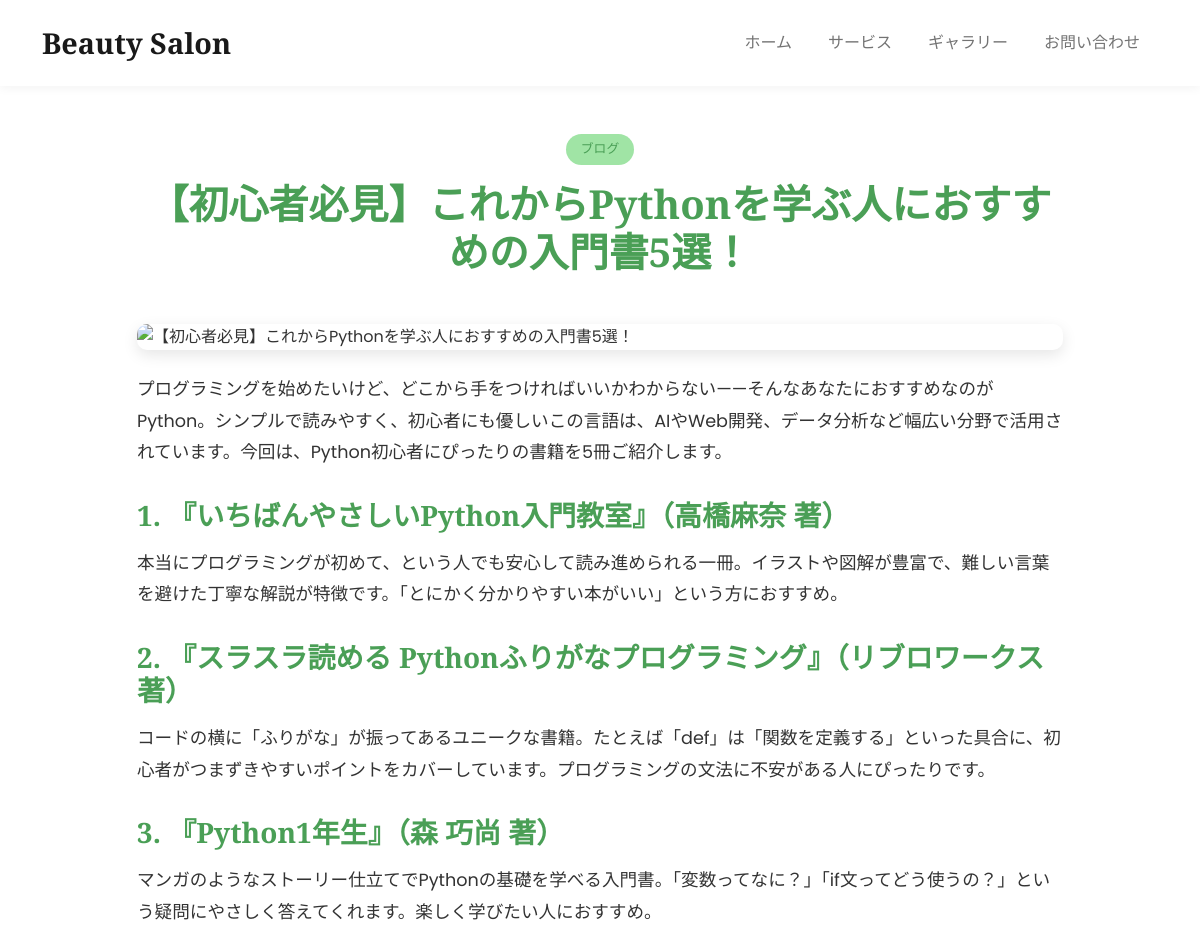
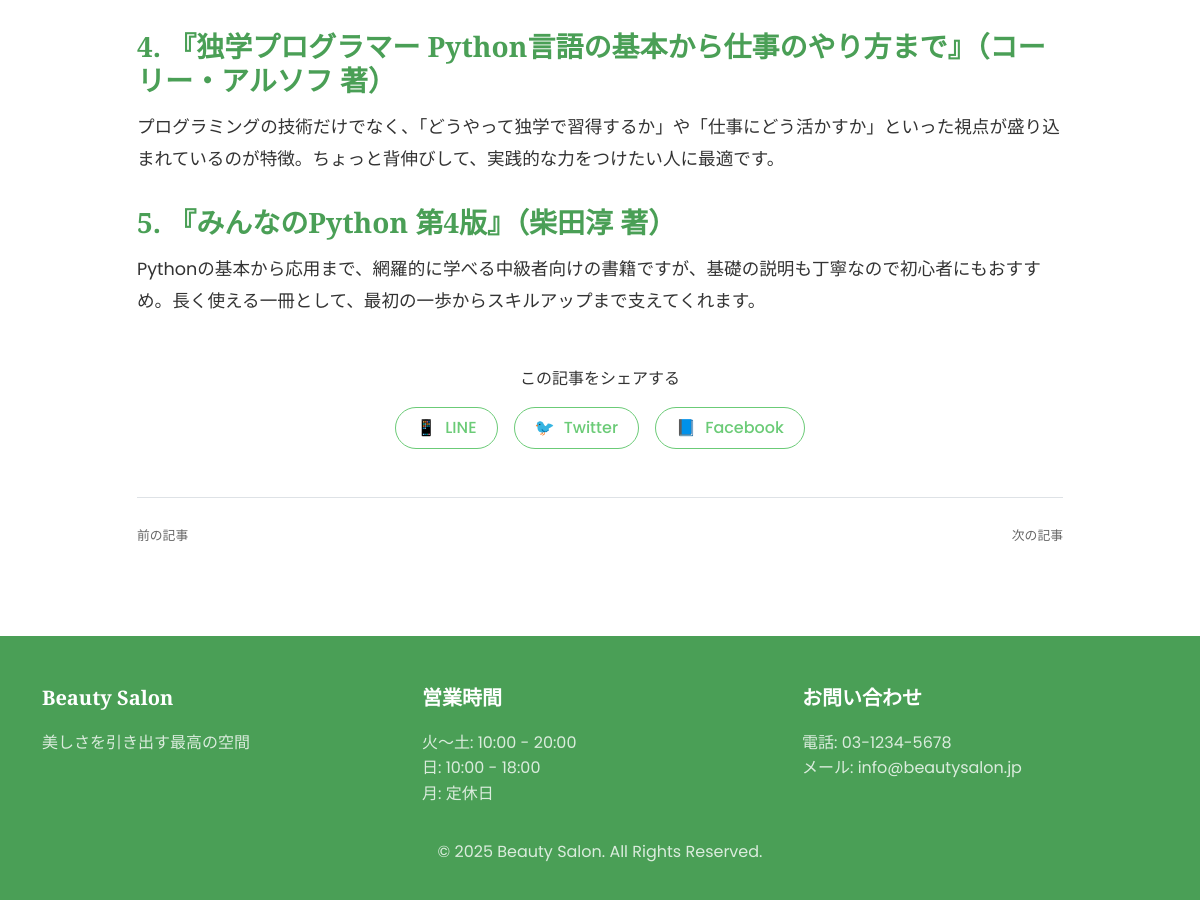
Screenshot of /post/2 with the database file from the repository (2 pictures, top to bottom).
### app.py (models this page shows)
class Post(db.Model):
    id = db.Column(db.Integer, primary_key=True)
    title = db.Column(db.String(100), nullable=False)
    content = db.Column(db.Text, nullable=False)
    image_filename = db.Column(db.String(255), nullable=True)
    created_at = db.Column(db.DateTime, default=datetime.utcnow)
    updated_at = db.Column(db.DateTime, default=datetime.utcnow, onupdate=datetime.utcnow)

### app.py (the view)
@app.route('/post/<int:post_id>')
def post_detail(post_id):
    post = Post.query.get_or_404(post_id)
    return render_template('post_detail.html', post=post)

### templates/post_detail.html (shortened to what this page needs)
{% extends "base.html" %}
{% block content %}
<div class="container mt-5 mb-5">
    <div class="row">
        <div class="col-lg-10 mx-auto">
            <div class="post-header text-center mb-5">
                <span class="post-category">ブログ</span>
                <h1 class="post-title">{{ post.title }}</h1>
            </div>
            <div class="post-featured-image mb-4">
                <img src="{{ url_for('uploaded_file', filename=image_filename) }}" alt="{{ post.title }}" class="img-fluid rounded">
            </div>
            <div class="post-content">
                {{ post.content|markdown }}
            </div>
            <div class="share-buttons mt-5 text-center">
                <p class="mb-3">この記事をシェアする</p>
                <div class="d-flex justify-content-center">
                    <a href="#" class="btn btn-outline-primary mx-2">
                        <i class="share-icon">📱</i> LINE
                    </a>
                    <a href="#" class="btn btn-outline-primary mx-2">
                        <i class="share-icon">🐦</i> Twitter
                    </a>
                    <a href="#" class="btn btn-outline-primary mx-2">
                        <i class="share-icon">📘</i> Facebook
                    </a>
                </div>
            </div>
            <div class="post-navigation mt-5 pt-4 border-top">
                <div class="row">
                    <div class="col-6 text-start">
                        <a href="#" class="post-nav-link previous">
                            <span class="post-nav-label">前の記事</span>
                        </a>
                    </div>
                    <div class="col-6 text-end">
                        <a href="#" class="post-nav-link next">
                            <span class="post-nav-label">次の記事</span>
                        </a>
                    </div>
                </div>
            </div>
        </div>
    </div>
</div>
{% endblock %}

### templates/base.html (shortened to what this page needs)
<!DOCTYPE html>
<html lang="ja">
<head>
    <link rel="stylesheet" href="https://cdn.jsdelivr.net/npm/bootstrap@5.0.2/dist/css/bootstrap.min.css">
    <link rel="stylesheet" href="{{ url_for('static', filename='css/style.css') }}">
</head>
<body>
    <nav class="navbar navbar-expand-lg navbar-light">
        <div class="container">
            <a class="navbar-brand" href="/">Beauty Salon</a>
            <div class="collapse navbar-collapse" id="navbarNav">
                <ul class="navbar-nav ms-auto">
                    <li class="nav-item">
                        <a class="nav-link active" href="/">ホーム</a>
                    </li>
                    <li class="nav-item">
                        <a class="nav-link" href="#">サービス</a>
                    </li>
                    <li class="nav-item">
                        <a class="nav-link" href="#">ギャラリー</a>
                    </li>
                    <li class="nav-item">
                        <a class="nav-link" href="#">お問い合わせ</a>
                    </li>
                </ul>
            </div>
        </div>
    </nav>
    <div class="content">
        {% block content %}{% endblock %}
    </div>
    <footer class="footer mt-5">
        <div class="container">
            <div class="row">
                <div class="col-md-4">
                    <h5>Beauty Salon</h5>
                    <p>美しさを引き出す最高の空間</p>
                </div>
                <div class="col-md-4">
                    <h5>営業時間</h5>
                    <p>火〜土: 10:00 - 20:00<br>日: 10:00 - 18:00<br>月: 定休日</p>
                </div>
                <div class="col-md-4">
                    <h5>お問い合わせ</h5>
                    <p>電話: 03-1234-5678<br>メール: info@beautysalon.jp</p>
                </div>
            </div>
            <div class="row mt-3">
                <div class="col text-center">
                    <p>&copy; 2025 Beauty Salon. All Rights Reserved.</p>
                </div>
            </div>
        </div>
    </footer>
</body>
</html>

### static/css/style.css (style rules this page uses)
:root { --primary-color: #6BCB77; --primary-light: #A0E4A5; --primary-dark: #4A9F56; --secondary-color: #F9F9F9; --text-color: #333333; --light-text: #666666; --accent-color: #FF9F9F; --white: #FFFFFF; }
body { font-family: 'Poppins', sans-serif; color: var(--text-color); line-height: 1.6; background-color: var(--white); }
h1, h2, h3, h4, h5, h6 { font-family: 'Playfair Display', serif; font-weight: 700; }
a { color: var(--primary-dark); text-decoration: none; }
.navbar { background-color: var(--white); box-shadow: 0 2px 10px rgba(0, 0, 0, 0.05); padding: 15px 0; }
.navbar-brand { font-family: 'Playfair Display', serif; font-weight: 700; font-size: 1.8rem; color: var(--primary-color); }
.nav-link { font-weight: 500; color: var(--text-color); margin: 0 10px; position: relative; }
.nav-link:after { content: ''; position: absolute; width: 0; height: 2px; background: var(--primary-color); left: 0; bottom: -5px; transition: width 0.3s; }
.btn-outline-primary { color: var(--primary-color); border-color: var(--primary-color); border-radius: 30px; padding: 8px 20px; font-weight: 500; transition: all 0.3s; }
.footer { background-color: var(--primary-dark); color: var(--white); padding: 50px 0 20px; }
.footer h5 { color: var(--white); margin-bottom: 20px; font-weight: 700; }
.footer p { color: rgba(255, 255, 255, 0.8); }
.post-header { margin-bottom: 40px; }
.post-category { display: inline-block; background-color: var(--primary-light); color: var(--primary-dark); padding: 5px 15px; border-radius: 20px; font-size: 0.8rem; margin-bottom: 15px; }
.post-title { font-size: 2.5rem; margin-bottom: 20px; color: var(--primary-dark); }
.post-featured-image { border-radius: 10px; overflow: hidden; box-shadow: 0 5px 15px rgba(0, 0, 0, 0.1); }
.post-featured-image img { width: 100%; height: auto; object-fit: cover; }
.post-content { font-size: 1.1rem; line-height: 1.8; color: var(--text-color); }
.post-content h3 { color: var(--primary-dark); margin-top: 30px; margin-bottom: 15px; }
.post-content p { margin-bottom: 20px; }
.share-icon { font-style: normal; margin-right: 5px; }
.post-navigation { margin: 40px 0; }
.post-nav-link { display: inline-block; color: var(--primary-dark); font-weight: 500; }
.post-nav-label { display: block; font-size: 0.8rem; color: var(--light-text); }

### rows the page displays
Post: title "【初心者必見】これからPythonを学ぶ人におすすめの入門書5選！", content "プログラミングを始めたいけど、どこから手をつければいいかわからない——そんなあなたにおすすめなのがPython。シンプルで読みやすく、初心者にも優しいこの言語は、AIやWeb開発、データ分析など幅広い分野で活用されています。今回は、Python初心者にぴったりの書籍を5冊ご紹介します。 1. 『いちばんやさしいPython入門教室』（高橋麻奈 著） 本当にプログラミングが初めて、という人でも安心して読み進められる一冊。イラストや図解が豊富で、難しい言葉を避けた丁寧な解説が特徴です。「とにかく分かりやすい本がいい」という方におすすめ。 2. 『スラスラ読める Pythonふりがなプログラミング』（リブロワークス 著） コードの横に「ふりがな」が振ってあるユニークな書籍。たとえば「def」は「関数を定義する」といった具合に、初心者がつまずきやすいポイントをカバーしています。プログラミングの文法に不安がある人にぴったりです。 3. 『Python1年生』（森 巧尚 著） マンガのようなストーリー仕立てでPythonの基礎を学べる入門書。「変数ってなに？」「if文ってどう使うの？」という疑問にやさしく答えてくれます。楽しく学びたい人におすすめ。 4. 『独学プログラマー Python言語の基本から仕事のやり方まで』（コーリー・アルソフ 著） プログラミングの技術だけでなく、「どうやって独学で習得するか」や「仕事にどう活かすか」といった視点が盛り込まれているのが特徴。ちょっと背伸びして、実践的な力をつけたい人に最適です。 5. 『みんなのPython 第4版』（柴田淳 著）…"
